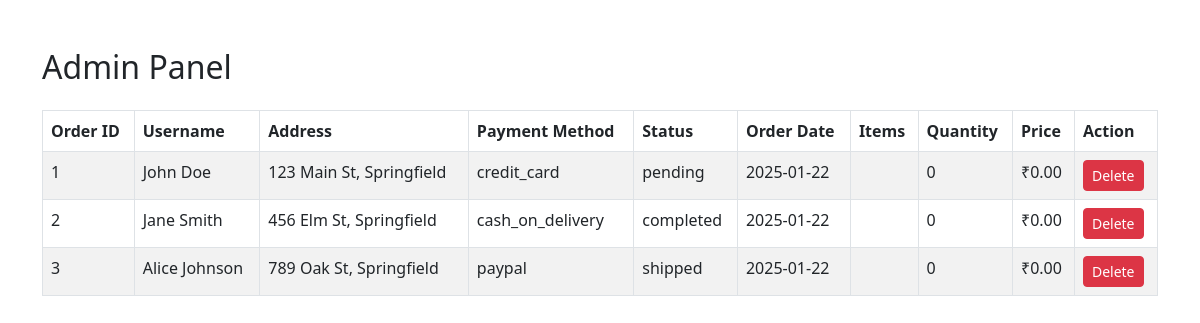
The app's page /admin.php with its own data.
### tables this page shows
CREATE TABLE orders (
    order_id INT AUTO_INCREMENT PRIMARY KEY,  
    username VARCHAR(255) NOT NULL,
    address TEXT NOT NULL,
    payment_method ENUM('cash_on_delivery', 'credit_card', 'debit_card', 'paypal') DEFAULT 'cash_on_delivery',
    order_status ENUM('pending', 'completed', 'shipped', 'cancelled') DEFAULT 'pending',
    order_date DATE DEFAULT CURRENT_DATE,
    created_at TIMESTAMP DEFAULT CURRENT_TIMESTAMP,  
    items TEXT NOT NULL,  
    quantity INT NOT NULL,  
    price DECIMAL(10, 2) NOT NULL  
);

### admin.php (the view, shortened to what this page needs)
<?php
include 'conn.php';
$sql = "SELECT * FROM orders ORDER BY order_date DESC";
$result = $conn->query($sql);
?>
<!DOCTYPE html>
<html lang="en">
<head>
    <link rel="stylesheet" href="https://cdn.jsdelivr.net/npm/bootstrap@5.3.0/dist/css/bootstrap.min.css">
</head>
<body>
    <div class="container mt-5">
        <h2 class="mb-4">Admin Panel</h2>
        <table class="table table-bordered table-striped">
            <thead>
                <tr>
                    <th>Order ID</th>
                    <th>Username</th>
                    <th>Address</th>
                    <th>Payment Method</th>
                    <th>Status</th>
                    <th>Order Date</th>
                    <th>Items</th>
                    <th>Quantity</th>
                    <th>Price</th>
                    <th>Action</th>
                </tr>
            </thead>
            <tbody>
                <?php while ($row = $result->fetch_assoc()): ?>
                <tr>
                    <td><?php echo $row['order_id']; ?></td>
                    <td><?php echo $row['username']; ?></td>
                    <td><?php echo $row['address']; ?></td>
                    <td><?php echo $row['payment_method']; ?></td>
                    <td><?php echo $row['order_status']; ?></td>
                    <td><?php echo $row['order_date']; ?></td>
                    <td><?php echo $row['items']; ?></td>
                    <td><?php echo $row['quantity']; ?></td>
                    <td>&#8377;<?php echo number_format($row['price'], 2); ?></td>
                    <td>
                        <a href="admin.php?delete=<?php echo $row['order_id']; ?>" class="btn btn-danger btn-sm" onclick="return confirm('Are you sure you want to delete this order?');">Delete</a>
                    </td>
                </tr>
                <?php endwhile; ?>
            </tbody>
        </table>
    </div>
</body>
</html>

### records on screen
orders: order_id "1", username "John Doe", address "123 Main St, Springfield", payment_method "credit_card", order_status "pending", order_date "2025-01-22", quantity "0", price "0.00"
orders: order_id "2", username "Jane Smith", address "456 Elm St, Springfield", payment_method "cash_on_delivery", order_status "completed", order_date "2025-01-22", quantity "0", price "0.00"
orders: order_id "3", username "Alice Johnson", address "789 Oak St, Springfield", payment_method "paypal", order_status "shipped", order_date "2025-01-22", quantity "0", price "0.00"
